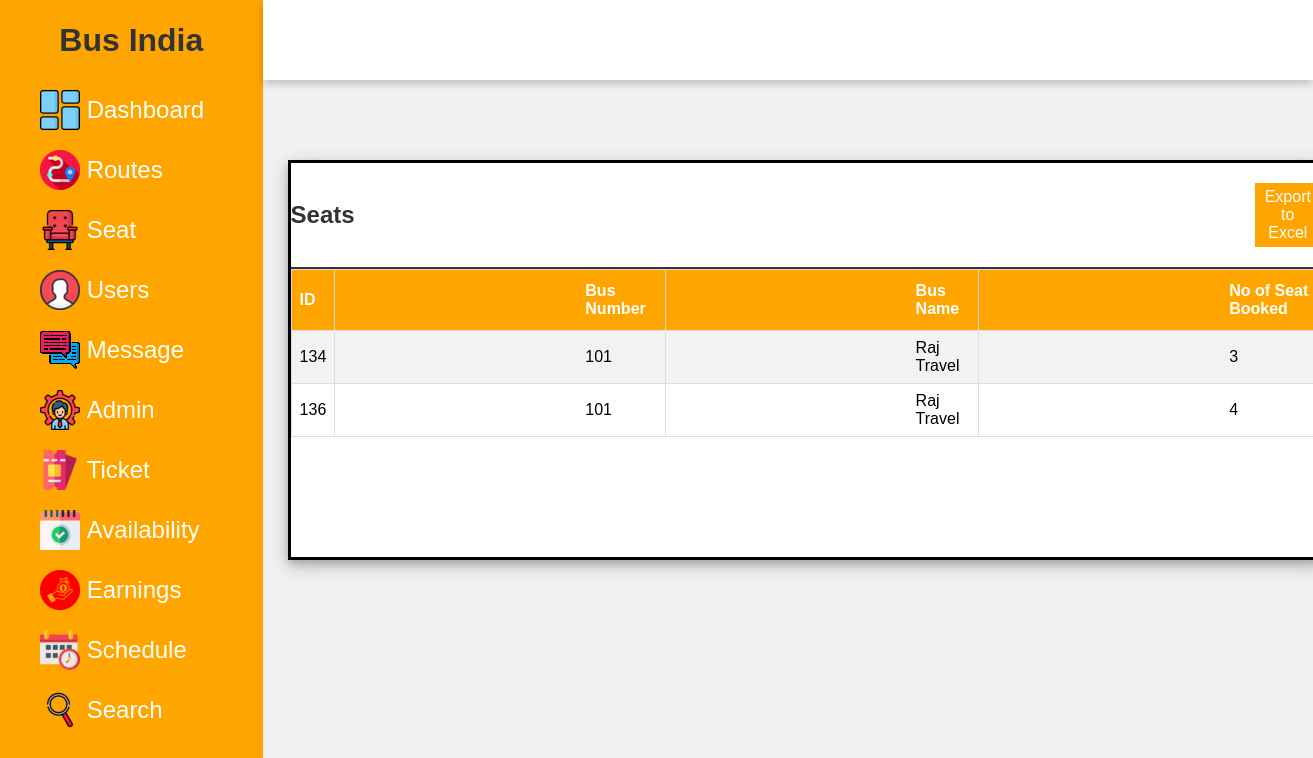
The app's page /admin/seat.php (signed in) with its own data.
### tables this page shows
CREATE TABLE IF NOT EXISTS `ticket` (
  `id` int NOT NULL,
  `uid` int NOT NULL,
  `pname` varchar(20) NOT NULL,
  `busnumber` varchar(20) NOT NULL,
  `busname` varchar(20) NOT NULL,
  `date` date NOT NULL,
  `departure` varchar(20) NOT NULL,
  `duration` varchar(20) NOT NULL,
  `arrival` varchar(20) NOT NULL,
  `seat` varchar(20) NOT NULL,
  `fare` varchar(20) NOT NULL,
  `pay` varchar(20) NOT NULL
);

### admin/seat.php (the view, shortened to what this page needs)
<!DOCTYPE html>
<html lang="en">
<head>
    <link rel="stylesheet" href="style.css">
    <?php
    include('includes/sidebar.php');
     include('includes/topbar.php');
     include('config/dbcon.php');
     ?>
</head>
<body>
    <div class="container">
        <div class="content">
            <div class="content-2" style="padding-top:80px">
                <div class="recent-payments" style="padding-top: -7px;">
                    <div class="title">
                        <h2>Seats</h2>
                        <a href="export/exportseat.php"  class="btn btn-primary btn-sm float-right" style="margin-right: 2px;margin-left: 900px;">Export to Excel </a>
                    </div>
                    <table id="customers">
                        <tr>
                        <th>ID</th>
                            <th style="padding-left: 250px;">Bus Number</th>
                            <th style="padding-left: 250px;">Bus Name</th>
                            <th style="padding-left: 250px;">No of Seat Booked</th>
                        </tr>
                        <?php
                                                    $query = "SELECT id,busnumber,busname,seat FROM ticket";
                                                    $query_run = mysqli_query($con, $query);
                                                    if(mysqli_num_rows($query_run)>0)
                                                    {
                                                        foreach($query_run as $row)
                                                        {
                                                ?>
                        <tr>
                        <td><?php echo $row['id']; ?></td>
                                               <td style="padding-left: 250px;"><?php echo $row['busnumber']; ?></td>
                                               <td style="padding-left: 250px;"><?php echo $row['busname']; ?></td>
                                              <td style="padding-left: 250px;"><?php echo $row['seat']; ?></td>
                        </tr>
                        <?php
                                                    }
                                                    }else{
                                                    ?>
                                                    <tr>
                                                        <td>No data Found</td>
                                                    </tr>
                                                    <?php
                                                        }
                                                ?>
                    </table>
                </div>
            </div>
        </div>
    </div>
</body>
</html>

### admin/css/style.css (style rules this page uses)
* { margin: 0; padding: 0; box-sizing: border-box; font-family: 'Poppins', sans-serif; }
body { min-height: 100vh; }
a { text-decoration: none; color: white; }
h1, h2 { color: #333; }
.btn { background: #ffa500; color: white; padding: 5px 10px; text-align: center; }
.title { display: flex; align-items: center; justify-content: space-around; padding-top: 20px; padding-bottom: 20px; border-bottom: 2px solid #333; }
table { padding: 10px; }
th, td { text-align: left; padding: 8px; }
.container { position: absolute; right: 0; width: 80vw; height: 100vh; background: #f1f1f1; }
.container .content { position: relative; margin-top: 10vh; min-height: 90vh; background: #f1f1f1; }
.container .content .content-2 { min-height: 60vh; display: flex; justify-content: space-around; align-items: flex-start; flex-wrap: wrap; }
.container .content .content-2 .recent-payments { min-height: 50vh; flex: 5; background: white; margin: 0 25px 25px 25px; box-shadow: 0 4px 8px 0 rgba(0, 0, 0, 0.2), 0 6px 20px 0 rgba(0, 0, 0, 0.19); border: 3px solid #000000; display: flex; flex-direction: column; }

### admin/seat.php (style rules this page uses)
#customers { font-family: Arial, Helvetica, sans-serif; border-collapse: collapse; width: 100%; }
#customers td, #customers th { border: 1px solid #ddd; padding: 8px; }
#customers tr:nth-child(even) { background-color: #f2f2f2; }
#customers th { padding-top: 12px; padding-bottom: 12px; text-align: left; background-color: #ffa500; color: white; }

### records on screen
ticket: id "134", busnumber "101", busname "Raj Travel", seat "3"
ticket: id "136", busnumber "101", busname "Raj Travel", seat "4"
